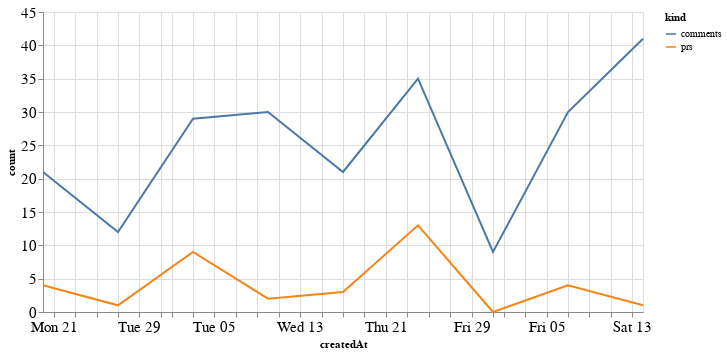

The cell this chart's notebook holds for it:
### Code cell
alt.Chart(total_time, width=600).mark_line().encode(
    x='createdAt',
    y='count',
    color='kind'
)

### Figure 1 — Vega-Lite specification as saved in the notebook (floating-point values rounded to 4 significant figures)
{"config": {"axisLeft": {"labelFontSize": 15}, "axisBottom": {"labelFontSize": 15}}, "data": {"name": "data-8629b2aed8afbc14c29909dbd2b82e42"}, "mark": "line", "encoding": {"color": {"type": "nominal", "field": "kind"}, "x": {"type": "temporal", "field": "createdAt"}, "y": {"type": "quantitative", "field": "count"}}, "width": 600, "$schema": "https://vega.github.io/schema/vega-lite/v4.8.1.json", "datasets": {"data-8629b2aed8afbc14c29909dbd2b82e42": [{"createdAt": "2020-12-20T00:00:00", "kind": "prs", "count": 4}, {"createdAt": "2020-12-27T00:00:00", "kind": "prs", "count": 1}, {"createdAt": "2021-01-03T00:00:00", "kind": "prs", "count": 9}, {"createdAt": "2021-01-10T00:00:00", "kind": "prs", "count": 2}, {"createdAt": "2021-01-17T00:00:00", "kind": "prs", "count": 3}, {"createdAt": "2021-01-24T00:00:00", "kind": "prs", "count": 13}, {"createdAt": "2021-01-31T00:00:00", "kind": "prs", "count": 0}, {"createdAt": "2021-02-07T00:00:00", "kind": "prs", "count": 4}, {"createdAt": "2021-02-14T00:00:00", "kind": "prs", "count": 1}, {"createdAt": "2020-12-20T00:00:00", "kind": "comments", "count": 21}, {"createdAt": "2020-12-27T00:00:00", "kind": "comments", "count": 12}, {"createdAt": "2021-01-03T00:00:00", "kind": "comments", "count": 29}, {"createdAt": "2021-01-10T00:00:00", "kind": "comments", "count": 30}, {"createdAt": "2021-01-17T00:00:00", "kind": "comments", "count": 21}, {"createdAt": "2021-01-24T00:00:00", "kind": "comments", "count": 35}, {"createdAt": "2021-01-31T00:00:00", "kind": "comments", "count": 9}, {"createdAt": "2021-02-07T00:00:00", "kind": "comments", "count": 30}, {"createdAt": "2021-02-14T00:00:00", "kind": "comments", "count": 41}]}}
